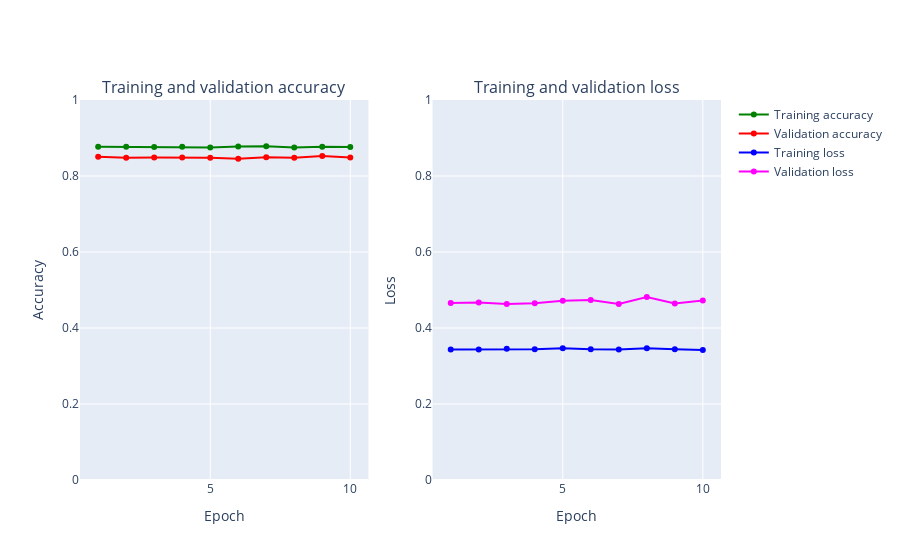

The notebook cell this image was saved under:
### Markdown cell above
# Batch normalization
- Accuracy for simple CNN linear model improved from 83% to 92 %

### Code cell
%%time
from keras.layers import BatchNormalization
fashion_model_batch = Sequential()
fashion_model_batch.add(Conv2D(32, kernel_size=(3, 3),activation='linear',input_shape=(28,28,1)))

fashion_model_batch.add(Conv2D(64, (3, 3), activation='linear'))
fashion_model_batch.add(BatchNormalization())
fashion_model_batch.add(Flatten())
fashion_model_batch.add(Dense(128, activation='linear'))
fashion_model_batch.add(Dense(num_classes, activation='softmax'))
fashion_model_batch.compile(loss='categorical_crossentropy', optimizer=keras.optimizers.Adam(),metrics=['accuracy'])
fashion_model_batch.summary()

h_callback = fashion_model.fit(X_train, y_train, epochs = 10, batch_size=128,validation_data=(X_test, y_test))


# Plot train vs test loss during training 
plot_accuracy_and_loss(h_callback)

### Figure 1 — Plotly figure (JSON) as saved in the notebook; plotly's stock layout.template omitted (floating-point values rounded to 4 significant figures)
{"data": [{"marker": {"color": "Green"}, "mode": "markers+lines", "name": "Training accuracy", "text": ["1", "2", "3", "4", "5", "6", "7", "8", "9", "10"], "type": "scatter", "x": [1, 2, 3, 4, 5, 6, 7, 8, 9, 10], "xaxis": "x", "y": [0.8772, 0.877, 0.8762, 0.8772, 0.875, 0.8775, 0.8782, 0.8747, 0.8771, 0.8766], "yaxis": "y"}, {"marker": {"color": "Red"}, "mode": "markers+lines", "name": "Validation accuracy", "text": ["1", "2", "3", "4", "5", "6", "7", "8", "9", "10"], "type": "scatter", "x": [1, 2, 3, 4, 5, 6, 7, 8, 9, 10], "xaxis": "x", "y": [0.8509, 0.8482, 0.8489, 0.8487, 0.8482, 0.8455, 0.8494, 0.8478, 0.8523, 0.8488], "yaxis": "y"}, {"marker": {"color": "Blue"}, "mode": "markers+lines", "name": "Training loss", "text": ["1", "2", "3", "4", "5", "6", "7", "8", "9", "10"], "type": "scatter", "x": [1, 2, 3, 4, 5, 6, 7, 8, 9, 10], "xaxis": "x2", "y": [0.3434, 0.3437, 0.3452, 0.3444, 0.347, 0.344, 0.3437, 0.3466, 0.344, 0.3424], "yaxis": "y2"}, {"marker": {"color": "Magenta"}, "mode": "markers+lines", "name": "Validation loss", "text": ["1", "2", "3", "4", "5", "6", "7", "8", "9", "10"], "type": "scatter", "x": [1, 2, 3, 4, 5, 6, 7, 8, 9, 10], "xaxis": "x2", "y": [0.4657, 0.4669, 0.4632, 0.4654, 0.472, 0.4734, 0.4632, 0.4813, 0.4646, 0.4726], "yaxis": "y2"}], "layout": {"annotations": [{"font": {"size": 16}, "showarrow": false, "text": "Training and validation accuracy", "x": 0.225, "xanchor": "center", "xref": "paper", "y": 1, "yanchor": "bottom", "yref": "paper"}, {"font": {"size": 16}, "showarrow": false, "text": "Training and validation loss", "x": 0.775, "xanchor": "center", "xref": "paper", "y": 1, "yanchor": "bottom", "yref": "paper"}], "xaxis": {"anchor": "y", "domain": [0, 0.45], "title": {"text": "Epoch"}}, "xaxis2": {"anchor": "y2", "domain": [0.55, 1], "title": {"text": "Epoch"}}, "yaxis": {"anchor": "x", "domain": [0, 1], "range": [0, 1], "title": {"text": "Accuracy"}}, "yaxis2": {"anchor": "x2", "domain": [0, 1], "range": [0, 1], "title": {"text": "Loss"}}}}
